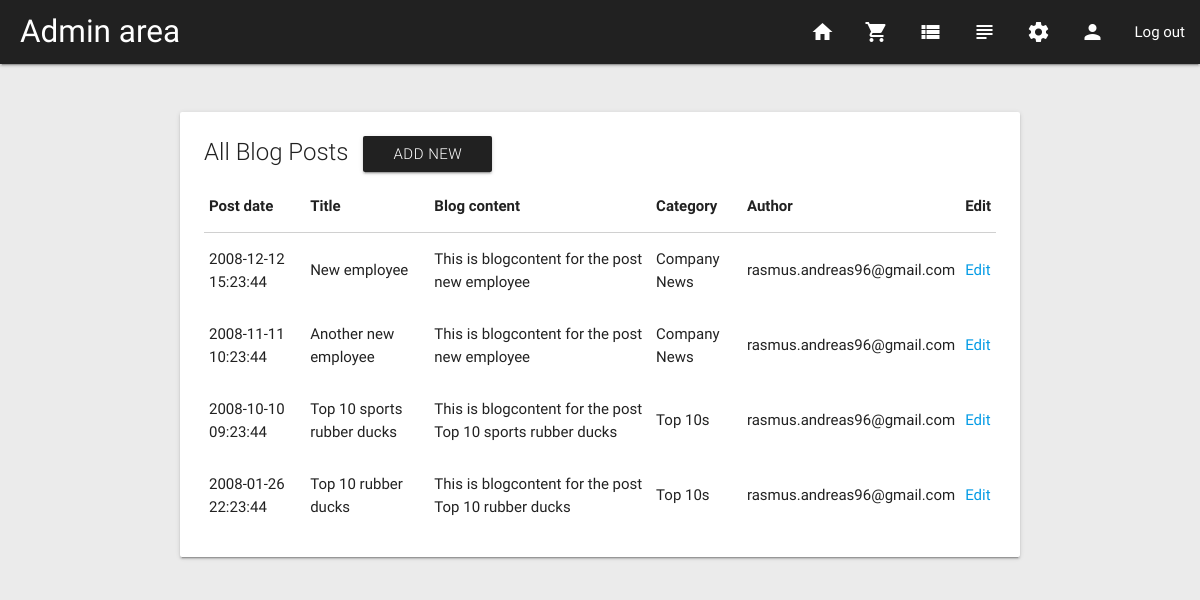
Page /admin/manage-blog.php (signed in) on the earlier database version.
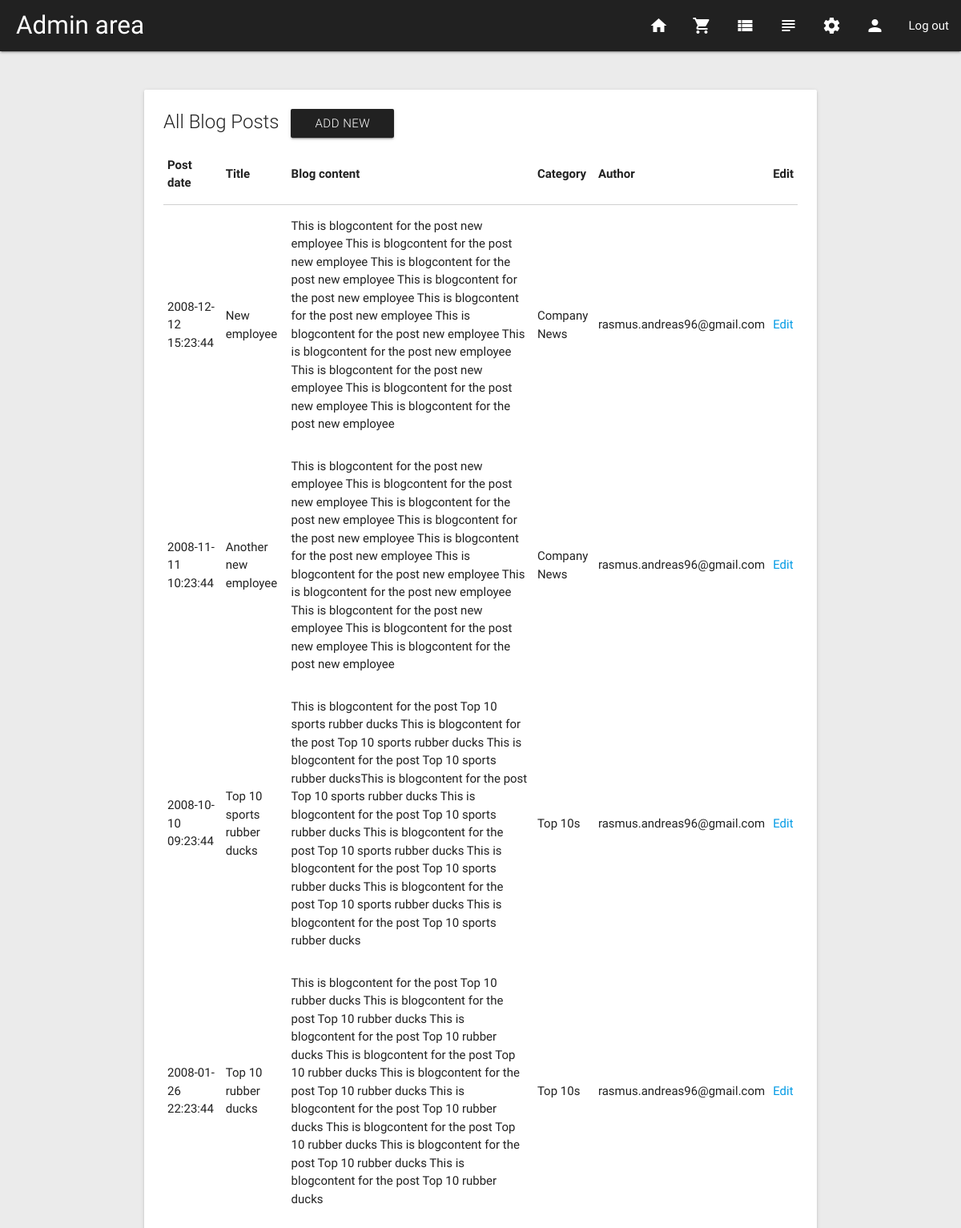
Same page on the later database version.
### tables this page shows
CREATE TABLE BlogPost (
  BlogPostID int AUTO_INCREMENT NOT NULL PRIMARY KEY,
  Title varchar(255) NOT NULL,
  SeoTitle varchar(255) NULL,
  MetaDescription varchar(255) NULL,
  BlogContent TEXT NOT NULL,
  BlogDate TIMESTAMP NOT NULL,
  UserEmail varchar(255) NOT NULL,  
  BlogCategoryID int(20) NOT NULL,  
  RelatedProducts int NULL  
);

CREATE TABLE BlogCategory (
  BlogCategoryID int AUTO_INCREMENT NOT NULL PRIMARY KEY,
  CategoryName varchar(255) NOT NULL,
  Description varchar(255) NULL,
  SeoTitle varchar(255) NULL,
  MetaDescription varchar(255) NULL
);

### admin/includes/loginAdmin/session.php (called while the page is built, shortened)
<?php
	function logged_in() {
		return isset($_SESSION['UserEmail']);
	}
?>

### admin/class/BlogPosts.php (called while the page is built, shortened)
<?php
class BlogPosts extends DBConnect {
    function getAllBlogPosts() {
        try {
            $conn = connectToDB();
            $handle = $conn->prepare("SELECT BlogPost.*, BlogCategory.CategoryName FROM `BlogPost` INNER JOIN BlogCategory ON BlogPost.BlogCategoryID =  BlogCategory.BlogCategoryID ORDER BY BlogPost.BlogDate DESC");
            $handle->execute();
            $result = $handle->fetchAll( \PDO::FETCH_OBJ );
            return $result;
        }
        catch(\PDOException $ex) {
            print($ex->getMessage());
        }
    }
}

### admin/manage-blog.php (the view, shortened to what this page needs)
<?php require_once("../admin/includes/header.php");
?>
<?php
$blogPosts = new BlogPosts();
$allBlogPosts = $blogPosts->getAllBlogPosts();
?>
<div class="container">
    <div class="row">
        <div class="col s12">
            <div class="card">
                <div class="card-content">
                    <span class="card-title">All Blog Posts<a class="waves-effect waves-light btn grey darken-4 new-prod-btn" href="new-blogpost.php">Add new</a></span>
                    <table class="responsive-table">
                        <thead>
                        <tr>
                            <th>Post date</th>
                            <th>Title</th>
                            <th>Blog content</th>
                            <th>Category</th>
                            <th>Author</th>
                            <th>Edit</th>
                        </tr>
                        </thead>
                        <tbody>
                        <?php
                        foreach ($allBlogPosts as $aBlogPost) {
                            ?>
                            <tr>
                                <td><?php echo $aBlogPost->BlogDate; ?></td>
                                <td><?php echo $aBlogPost->Title; ?></td>
                                <td><?php echo $aBlogPost->BlogContent; ?></td>
                                <td><?php echo $aBlogPost->CategoryName; ?></td>
                                <td><?php echo $aBlogPost->UserEmail; ?></td>
                                <td><a href="edit-blog-post.php?ID=<?php echo $aBlogPost->BlogPostID; ?>">Edit</a></td>
                            </tr>
                            <?php
                        }
                        ?>
                        </tbody>
                    </table>
                </div>
            </div>
        </div>
    </div>
</div>
<?php require_once("../admin/includes/footer.php"); ?>

### admin/includes/header.php (shortened to what this page needs)
<?php
require_once("includes/loginAdmin/session.php");
?>
<!DOCTYPE html>
<html lang="en">
  <head>
    <link rel="stylesheet" href="//netdna.bootstrapcdn.com/font-awesome/4.7.0/css/font-awesome.min.css">
    <link type="text/css" rel="stylesheet" href="../css/materialize.min.css"  media="screen,projection"/>
    <link rel="stylesheet" href="richtext/richtext.min.css">
    <link type="text/css" rel="stylesheet" href="css/dropzone.css" />
    <link type="text/css" rel="stylesheet" href="css/basic.css" />
    <link type="text/css" rel="stylesheet" href="../css/custom/custom.css" />
  </head>
  <body class="admin-area">
    <nav class="grey darken-4 admin-topnav">
      <div class="nav-wrapper">
        <a href="index.php" class="brand-logo">Admin area</a>
        <?php
        if (logged_in()) {
        ?>
        <ul class="right hide-on-med-and-down">
          <li class="tooltipped" data-position="bottom" data-delay="50" data-tooltip="Dashboard"><a href="index.php"><i class="material-icons">home</i></a></li>
          <li class="tooltipped" data-position="bottom" data-delay="50" data-tooltip="Manage orders"><a href="manage-orders.php"><i class="material-icons">shopping_cart</i></a></li>
          <li class="tooltipped" data-position="bottom" data-delay="50" data-tooltip="Manage products"><a href="manage-products.php"><i class="material-icons">view_list</i></a></li>
          <li class="tooltipped" data-position="bottom" data-delay="50" data-tooltip="Manage blog"><a href="manage-blog.php"><i class="material-icons">subject</i></a></li>
          <li class="tooltipped" data-position="bottom" data-delay="50" data-tooltip="Shop settings"><a href="manage-settings.php"><i class="material-icons">settings</i></a></li>
          <li class="tooltipped" data-position="bottom" data-delay="50" data-tooltip="Manage user"><a href="manage-user.php"><i class="material-icons">person</i></a></li>
          <li><a href="logout.php">Log out</a></li>
        </ul>
        <?php
        }
        ?>
      </div>
    </nav>

### admin/includes/footer.php (shortened to what this page needs)
  </body>
</html>

### css/custom/custom.css (style rules this page uses)
body { position: relative; }
nav .brand-logo { display: inline-block; padding-left: 20px; }
.brand-logo { display: block; margin-right: 20px; }
.admin-area { background-color: #EBEBEB; }
.admin-area nav.admin-topnav { margin-bottom: 40px; }
.admin-area .new-prod-btn { margin-left: 35px; }
.admin-area .new-prod-btn { margin-left: 15px; }

Differences in the rows shown:
changed blogpost "New employee": BlogContent "This is blogcontent for the post new employee" → "…the post new employee This is blogcontent for the post new employee This is blogcontent for the post new employee This is blogcontent for the post new employee This is blogcontent for the post new employee This is blogcontent for the post new employee This is blogcontent for the post new employee This is blogcontent for the post new employee This is blogcontent for the post new employee This is blogcontent for the post new employee"
changed blogpost "Another new employee": BlogContent "This is blogcontent for the post new employee" → "…the post new employee This is blogcontent for the post new employee This is blogcontent for the post new employee This is blogcontent for the post new employee This is blogcontent for the post new employee This is blogcontent for the post new employee This is blogcontent for the post new employee This is blogcontent for the post new employee This is blogcontent for the post new employee This is blogcontent for the post new employee"
changed blogpost "Top 10 sports rubber ducks": BlogContent "This is blogcontent for the post Top 10 sports rubber ducks" → "…10 sports rubber ducks This is blogcontent for the post Top 10 sports rubber ducks This is blogcontent for the post Top 10 sports rubber ducksThis is blogcontent for the post Top 10 sports rubber ducks This is blogcontent for the post Top 10 sports rubber ducks This is blogcontent for the post Top 10 sports rubber ducks This is blogcontent for the post Top 10 sports rubber ducks This is blogcontent for the post Top 10 sports rubber ducks This is blogcontent for the post Top 10 sports rubber ducks"
changed blogpost "Top 10 rubber ducks": BlogContent "This is blogcontent for the post Top 10 rubber ducks" → "…Top 10 rubber ducks This is blogcontent for the post Top 10 rubber ducks This is blogcontent for the post Top 10 rubber ducks This is blogcontent for the post Top 10 rubber ducks This is blogcontent for the post Top 10 rubber ducks This is blogcontent for the post Top 10 rubber ducks This is blogcontent for the post Top 10 rubber ducks This is blogcontent for the post Top 10 rubber ducks This is blogcontent for the post Top 10 rubber ducks"
